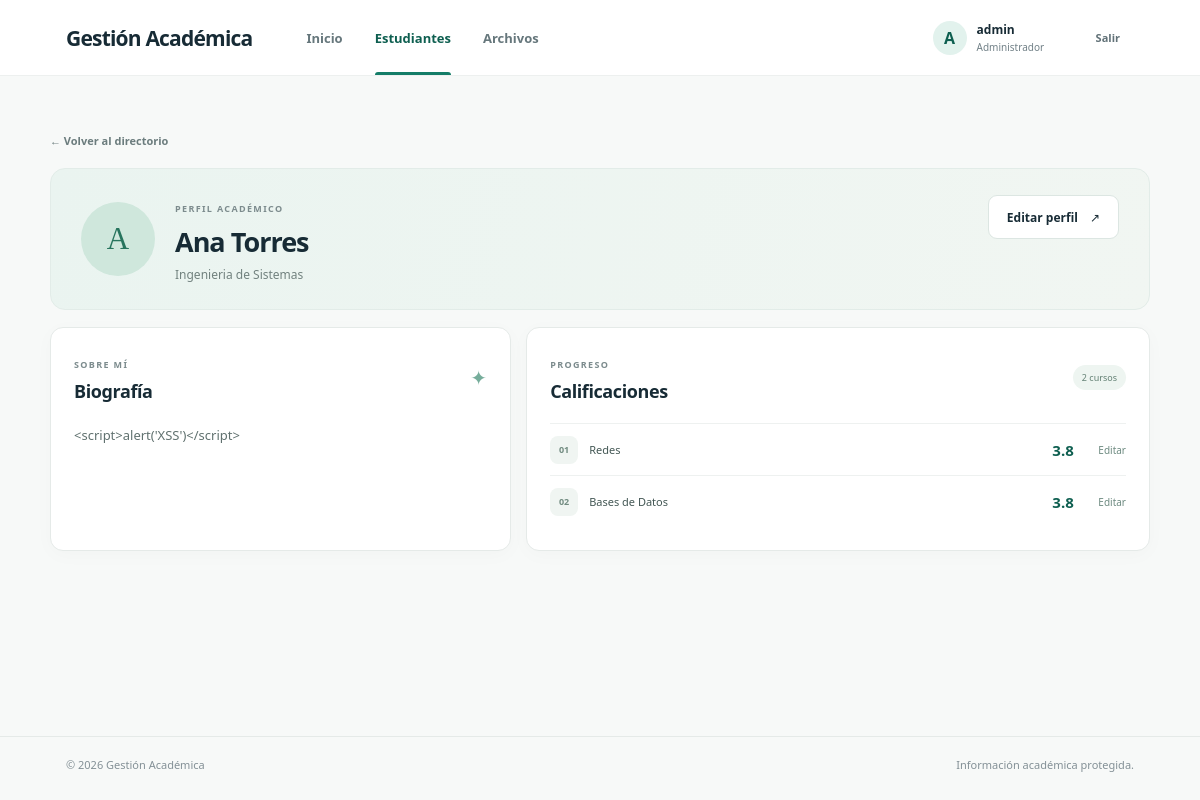
Before: /perfil/1 (signed in) with the older database file.
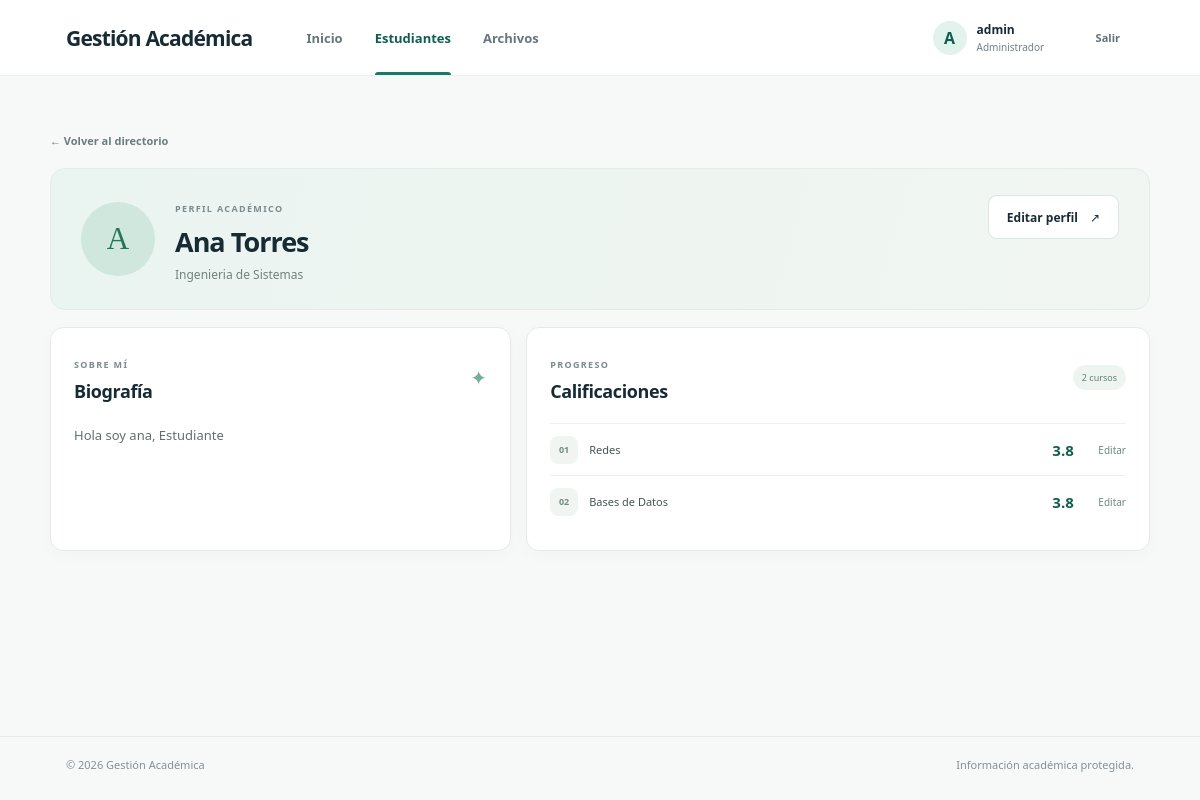
After: the same page with the newer database file.
### tables this page shows
CREATE TABLE estudiantes (
            id        INTEGER PRIMARY KEY AUTOINCREMENT,
            nombre    TEXT NOT NULL,
            carrera   TEXT NOT NULL,
            biografia TEXT             -- campo libre: sera el punto de XSS almacenado
        );

CREATE TABLE calificaciones (
            id            INTEGER PRIMARY KEY AUTOINCREMENT,
            estudiante_id INTEGER NOT NULL,
            materia       TEXT NOT NULL,
            nota          REAL NOT NULL,
            FOREIGN KEY (estudiante_id) REFERENCES estudiantes (id)
        );

### app.py (the view)
@app.route("/perfil/<int:id>")
@login_required
def perfil(id):
    with connection() as conn:
        estudiante = conn.execute("SELECT * FROM estudiantes WHERE id = ?", (id,)).fetchone()
        notas = conn.execute(
            "SELECT * FROM calificaciones WHERE estudiante_id = ? ORDER BY id", (id,)
        ).fetchall()
    if not estudiante:
        abort(404)
    if session.get("rol") == "estudiante" and not can_edit_biography(estudiante):
        abort(404)
    return render_template(
        "features/students/profile.html",
        estudiante=estudiante,
        notas=notas,
        puede_editar_biografia=can_edit_biography(estudiante),
    )

### app.py (called while the page is built, shortened)
def csrf_token():
    token = session.get("csrf_token")
    if token is None:
        token = secrets.token_urlsafe(32)
        session["csrf_token"] = token
    return token

@app.context_processor
def inject_common_template_values():
    own_profile_id = None
    return {"now_year": datetime.now().year, "own_profile_id": own_profile_id}

@app.before_request
def protect_post_requests():
    if request.endpoint is not None and request.endpoint not in {"login", "static"}:
        if "user_id" not in session:
            return redirect(url_for("login", next=request.path))
    if request.method == "POST":
        expected = session.get("csrf_token")
        submitted = request.form.get("csrf_token", "")
        if not expected or not secrets.compare_digest(expected, submitted):
            abort(400, description="Token CSRF ausente o invalido.")

def login_required(view):
    @wraps(view)
    def wrapped(*args, **kwargs):
        if "user_id" not in session:
            return redirect(url_for("login", next=request.path))
        return view(*args, **kwargs)
    return wrapped

def can_edit_biography(estudiante):
    return (
        session.get("rol") == "admin"
        or session.get("username", "").casefold() == estudiante["nombre"].casefold()
    )

### database.py (called while the page is built)
def get_connection():
    conn = sqlite3.connect(Config.DATABASE)
    conn.row_factory = sqlite3.Row
    conn.execute("PRAGMA foreign_keys = ON")
    return conn

@contextmanager
def connection():
    conn = get_connection()
    try:
        with conn:
            yield conn
    finally:
        conn.close()

### templates/features/students/profile.html (shortened to what this page needs)
{% extends "layouts/base.html" %}
{% block content %}
<a class="back-link" href="{{ url_for('buscar') }}">← Volver al directorio</a>
<section class="profile-hero"><div class="profile-avatar">{{ estudiante['nombre'][0]|upper }}</div><div class="profile-intro"><span class="eyebrow">PERFIL ACADÉMICO</span><h1>{{ estudiante['nombre'] }}</h1><p>{{ estudiante['carrera'] }}</p></div>{% if puede_editar_biografia %}<a class="button button-outline profile-action" href="{{ url_for('editar_biografia', id=estudiante['id']) }}">Editar perfil <span aria-hidden="true">↗</span></a>{% endif %}</section>
<div class="profile-grid"><section class="content-card"><div class="card-heading"><div><span class="eyebrow">SOBRE MÍ</span><h2>Biografía</h2></div><span class="subtle-icon">✦</span></div><p class="bio-copy">{{ estudiante['biografia'] or 'Este perfil aún no tiene una biografía.' }}</p></section>
<section class="content-card grades-card"><div class="card-heading"><div><span class="eyebrow">PROGRESO</span><h2>Calificaciones</h2></div><span class="grade-count">{{ notas|length }} cursos</span></div>
    {% if notas %}<div class="grade-list">{% for nota in notas %}<div class="grade-row"><span class="grade-subject-icon">{{ '0%d'|format(loop.index) }}</span><span class="grade-subject">{{ nota['materia'] }}</span><strong class="grade-value">{{ '%.1f'|format(nota['nota']) }}</strong>{% if session.get('rol') in ['admin', 'docente'] %}<a class="grade-edit" href="{{ url_for('editar_nota', id=nota['id']) }}" aria-label="Editar nota de {{ nota['materia'] }}">Editar</a>{% endif %}</div>{% endfor %}</div>{% else %}<p class="muted">Todavía no hay calificaciones registradas.</p>{% endif %}
</section></div>
{% endblock %}

### templates/layouts/base.html (shortened to what this page needs)
<!doctype html>
<html lang="es">
<head>
    <link rel="stylesheet" href="{{ url_for('static', filename='style.css') }}">
</head>
<body>
    <header class="topbar">
        <a class="brand" href="{{ url_for('inicio') }}" aria-label="Gestión académica, inicio">Gestión Académica</a>
        {% if session.get('username') %}
            <nav class="primary-nav" aria-label="Navegación principal">
                <a class="nav-link {{ 'is-active' if request.endpoint == 'inicio' else '' }}" href="{{ url_for('inicio') }}">Inicio</a>
                {% if session.get('rol') == 'estudiante' %}
                    {% if own_profile_id %}<a class="nav-link {{ 'is-active' if request.endpoint in ['perfil', 'editar_biografia'] else '' }}" href="{{ url_for('perfil', id=own_profile_id) }}">Mi perfil</a>{% endif %}
                {% else %}
                    <a class="nav-link {{ 'is-active' if request.endpoint in ['buscar', 'perfil'] else '' }}" href="{{ url_for('buscar') }}">Estudiantes</a>
                {% endif %}
                {% if session.get('rol') in ['admin', 'docente'] %}
                    <a class="nav-link {{ 'is-active' if request.endpoint == 'subir' else '' }}" href="{{ url_for('subir') }}">Archivos</a>
                {% endif %}
            </nav>
        {% endif %}
        <div class="account-area">
            {% if session.get('username') %}
                <span class="account-avatar" aria-hidden="true">{{ session.get('username')[0]|upper }}</span>
                <span class="account-meta"><strong>{{ session.get('username') }}</strong><small>{{ {'admin':'Administrador','docente':'Docente','estudiante':'Estudiante'}.get(session.get('rol'), 'Usuario') }}</small></span>
                <form method="POST" action="{{ url_for('logout') }}" class="logout-form">
                    <button class="button button-quiet button-small" type="submit">Salir</button>
                </form>
            {% else %}
                <a class="button button-dark button-small" href="{{ url_for('login') }}">Iniciar sesión</a>
            {% endif %}
        </div>
    </header>
    <main class="page-shell">
        {% block content %}{% endblock %}
    </main>
    <footer class="site-footer"><span>© {{ now_year }} Gestión Académica</span><span>Información académica protegida.</span></footer>
</body>
</html>

Changed rows visible on the page:
changed estudiantes "Ana Torres": biografia "<script>alert('XSS')</script>" → "Hola soy ana, Estudiante"
